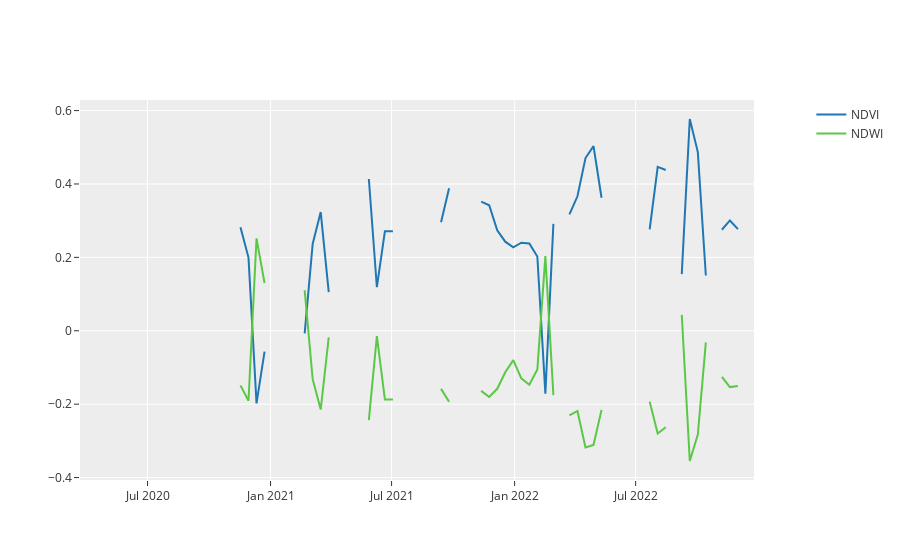

This figure's notebook cell:
### Code cell
fig = make_subplots(specs=[[{"secondary_y": True}]])
fig.add_trace(go.Scatter(
        name='NDVI',
        x=df['date'],
        y=df['ndvi'],
        mode='lines',
        line=dict(color='rgb(31, 119, 180)'),
    ))
fig.add_trace(go.Scatter(
        name='NDWI',
        x=df['date'],
        y=df['ndwi'],
        mode='lines',
        line=dict(color='rgb(90, 200, 70)'),
    ))
fig.update_layout(
    template='ggplot2')
